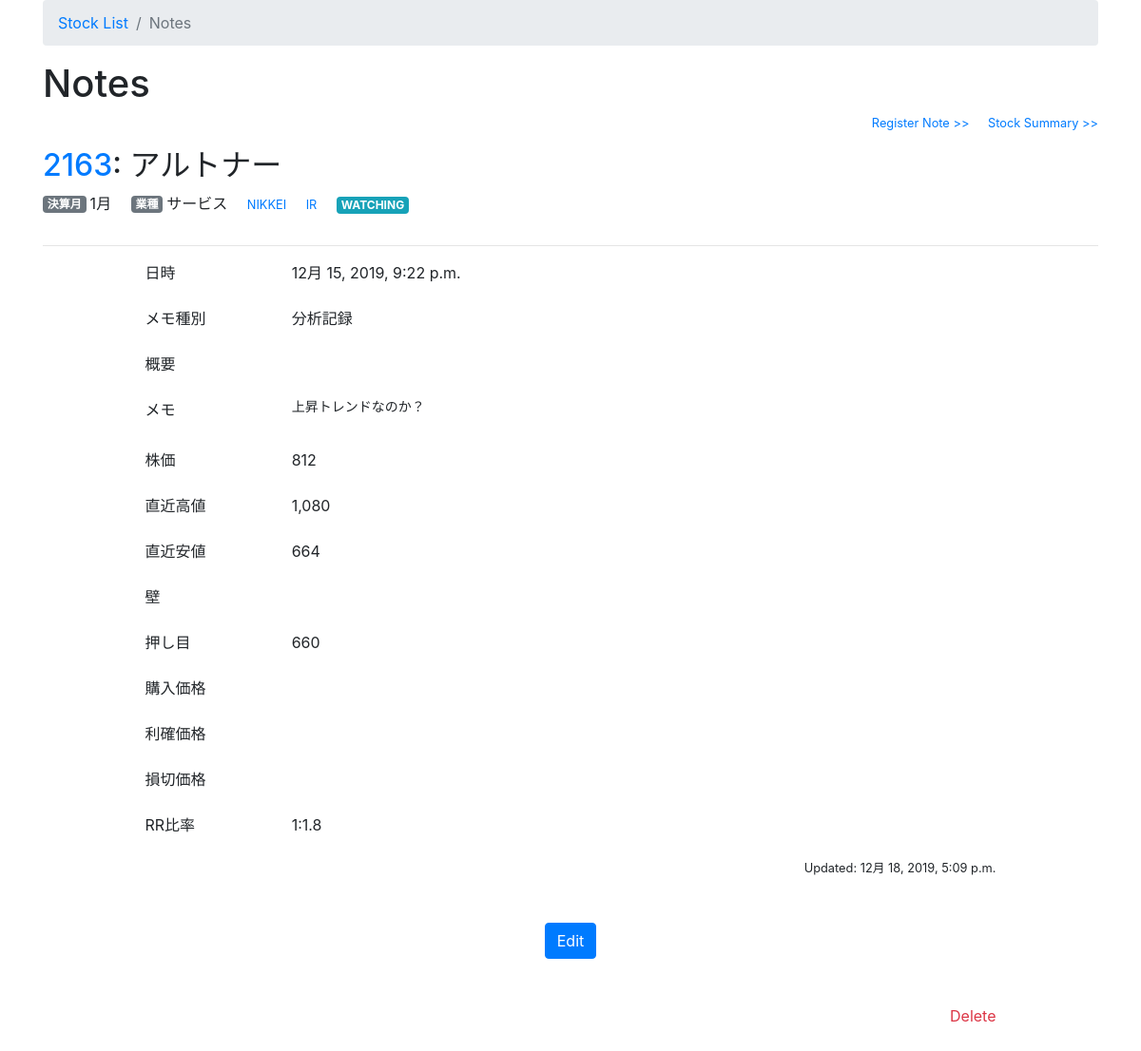
/2163/note/734/, run on the app's committed database.
### stock/models.py (models this page shows, shortened)
class Stock(models.Model):
    stock_code = models.IntegerField(primary_key=True, unique=True)
    stock_name = models.CharField(max_length=50)
    accounting_month = models.IntegerField()
    business_type = models.CharField(max_length=20)
    ir_url = models.URLField(blank=True, null=True)
    watch_flag = models.IntegerField(default=0)
    notes = models.TextField(blank=True, null=True)
    created_date = models.DateTimeField(default=timezone.now)
    updated_date = models.DateTimeField(blank=True, null=True)

class Note(models.Model):
    stock_code = models.ForeignKey(Stock, on_delete=models.CASCADE)
    publish_date = models.DateTimeField(default=timezone.now)
    type = models.IntegerField(default=0)
    summary = models.CharField(max_length=255, blank=True, null=True)
    notes = models.TextField(blank=True, null=True)
    stock_price = models.IntegerField(blank=True, null=True)
    latest_high_price = models.IntegerField(blank=True, null=True)
    latest_low_price = models.IntegerField(blank=True, null=True)
    high_limit = models.CharField(max_length=255, blank=True, null=True)
    low_limit = models.CharField(max_length=255, blank=True, null=True)
    buy_price = models.IntegerField(blank=True, null=True)
    profit_price = models.IntegerField(blank=True, null=True)
    loss_cut_price = models.IntegerField(blank=True, null=True)
    rr_rate = models.CharField(max_length=255, blank=True, null=True)
    created_date = models.DateTimeField(default=timezone.now)
    updated_date = models.DateTimeField(blank=True, null=True)

### stock/views.py (the view)
# urls.py: path('<int:stock_code>/note/<int:id>/', views.note_info, name='note_info'),
def note_info(request, stock_code, id):
    stock = Stock.objects.get(stock_code=stock_code)
    note = get_object_or_404(Note, stock_code=stock_code, id=id)
    return render(request, 'stock/note_info.html', {'title': 'Notes', 'stock': stock, 'note': note})

### stock/templates/stock/note_info.html (shortened to what this page needs)
{% extends 'stock/base.html' %}
{% load humanize %}
{% block breadcrumb %}
          <li class="breadcrumb-item active" aria-current="page">{{title}}</li>
{% endblock %}
{% block content %}
<article>
  <section>
    <h1>{{title}}</h1>
    <div class="text-right small">
      <p class="d-inline-block"><a href="{% url 'note_new' stock_code=stock.stock_code %}">Register Note >></a></p>
      <p class="d-inline-block ml-3"><a href="{% url 'stock_detail' stock_code=stock.stock_code %}">Stock Summary >></a></p>
    </div>
    {% include 'stock/inc/stock_header.html' %}
  </section>
  <section class="col-md-10 mx-auto">
    <div>
      <div class="form-group row">
        <label for="type" class="justify-content-start col-sm-3 col-lg-2">日時</label>
        <div class="col-sm-9 col-lg-10">
          {{ note.publish_date }}
        </div>
      </div>
      <div class="form-group row">
        <label for="type" class="justify-content-start col-sm-3 col-lg-2">メモ種別</label>
        <div class="col-sm-9 col-lg-10">
          {% if note.type == 1 %}売買記録
          {% elif note.type == 2 %}分析記録
          {% else %}メモ
          {% endif %}
        </div>
      </div>
      <div class="form-group row">
        <label for="summary" class="justify-content-start col-sm-3 col-lg-2">概要</label>
        <div class="col-sm-9 col-lg-10">
        </div>
      </div>
      <div class="form-group row">
        <label for="notes" class="justify-content-start col-sm-3 col-lg-2">メモ</label>
        <div class="col-sm-9 col-lg-10">
          <pre>{{ note.notes }}</pre>
        </div>
      </div>
      <div class="form-group row">
        <label for="stock_price" class="justify-content-start col-sm-3 col-lg-2">株価</label>
        <div class="col-sm-9 col-lg-10">
          {{ note.stock_price|default:'' |intcomma }}
        </div>
      </div>
      <div class="form-group row">
        <label for="latest_high_price" class="justify-content-start col-sm-3 col-lg-2">直近高値</label>
        <div class="col-sm-9 col-lg-10">
          {{ note.latest_high_price|default:'' |intcomma }}
        </div>
      </div>
      <div class="form-group row">
        <label for="latest_low_price" class="justify-content-start col-sm-3 col-lg-2">直近安値</label>
        <div class="col-sm-9 col-lg-10">
          {{ note.latest_low_price|default:'' |intcomma }}
        </div>
      </div>
      <div class="form-group row">
        <label for="high_limit" class="justify-content-start col-sm-3 col-lg-2">壁</label>
        <div class="col-sm-9 col-lg-10">
        </div>
      </div>
      <div class="form-group row">
        <label for="low_limit" class="justify-content-start col-sm-3 col-lg-2">押し目</label>
        <div class="col-sm-9 col-lg-10">
          {{ note.low_limit|default:'' |intcomma }}
        </div>
      </div>
      <div class="form-group row">
        <label for="buy_price" class="justify-content-start col-sm-3 col-lg-2">購入価格</label>
        <div class="col-sm-9 col-lg-10">
        </div>
      </div>
      <div class="form-group row">
        <label for="profit_price" class="justify-content-start col-sm-3 col-lg-2">利確価格</label>
        <div class="col-sm-9 col-lg-10">
        </div>
      </div>
      <div class="form-group row">
        <label for="loss_cut_price" class="justify-content-start col-sm-3 col-lg-2">損切価格</label>
        <div class="col-sm-9 col-lg-10">
        </div>
      </div>
      <div class="form-group row">
        <label for="rr_rate" class="justify-content-start col-sm-3 col-lg-2">RR比率</label>
        <div class="col-sm-9 col-lg-10">
          {{ note.rr_rate|default:'' |default:'' |intcomma }}
        </div>
      </div>
      <p class="text-right small">Updated: {{ note.updated_date }}</p>
    </div>
    <div class="text-center my-5">
      <div>
        <a href="{% url 'note_edit' stock_code=stock.stock_code id=note.id %}" class="btn btn-primary">Edit</a>
      </div>
    </div>
    <div class="text-right my-5">
      <div class="">
        <a href="{% url 'note_delete' stock_code=stock.stock_code id=note.id %}" class="text-danger">Delete</a>
      </div>
    </div>
  </section>
</article>
{% endblock %}

### stock/templates/stock/inc/stock_header.html (shortened to what this page needs)
    <div>
      <h2><a href="{% url 'stock_info' stock_code=stock.stock_code %}">{{ stock.stock_code }}</a>: {{ stock.stock_name }} </h2>
      <div>
        <p class="d-inline-block"><span class="badge badge-secondary mr-1 align-text-bottom">決算月</span>{{stock.accounting_month}}月</p>
        <p class="d-inline-block ml-3"><span class="badge badge-secondary mr-1 align-text-bottom">業種</span>{{stock.business_type}}</p>
        <p class="d-inline-block ml-3 small"><a href="https://www.nikkei.com/nkd/company/?scode={{stock.stock_code}}" target="_blank">NIKKEI</a></p>
        <p class="d-inline-block ml-3 small">
          {% if not stock.ir_url is None %}<a href="{{stock.ir_url|default:''}}" target="_blank">IR</a>{% endif %}</p>
        <p class="d-inline-block ml-3">
          {% if stock.watch_flag == 1 %}<span class="badge badge-info">WATCHING</span>
          {% elif stock.watch_flag == 2 %}<span class="badge badge-warning">CONSIDERING</span>
          {% endif %}</p>
      </div>
    </div>
    <hr>

### data on the page
Stock: stock_code "2163", stock_name "アルトナー", accounting_month "1", business_type "サービス"
Note: publish_date "12月 15, 2019, 9:22 p.m.", notes "上昇トレンドなのか？", stock_price "812", latest_high_price "1,080", latest_low_price "664", low_limit "660", rr_rate "1:1.8", updated_date "12月 18, 2019, 5:09 p.m."

### other printed values
{{ title }} "Notes"
